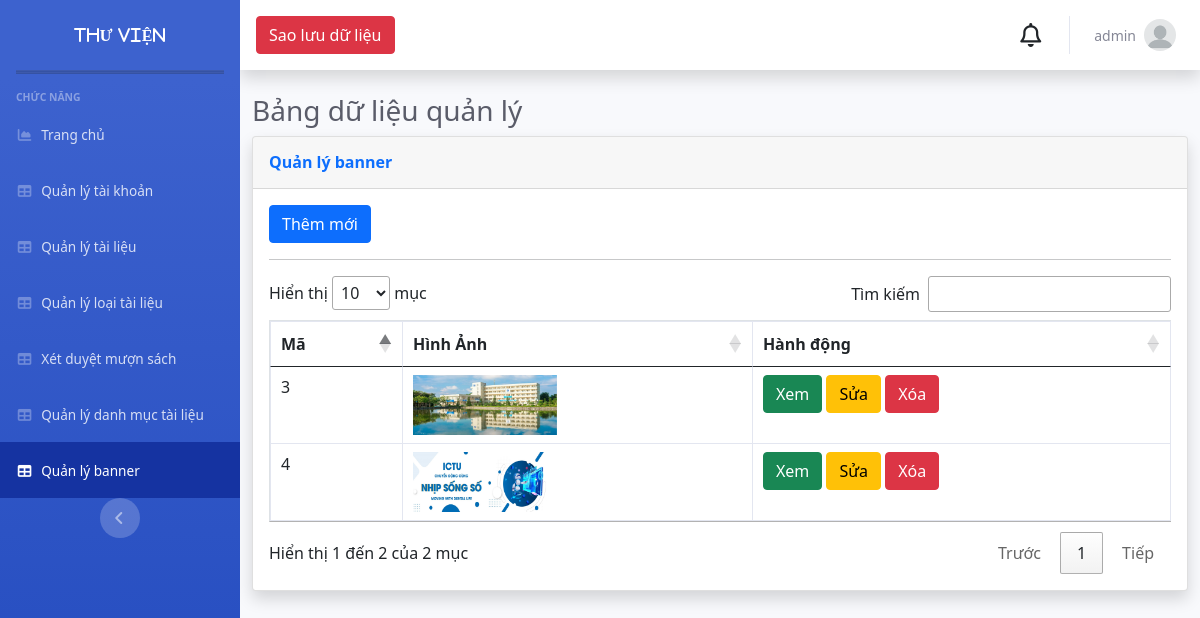
The page /Admin/index.php?mod=banner (signed in) on the database its author committed.
### tables this page shows
CREATE TABLE `banner` (
  `Id` int NOT NULL,
  `HinhAnh` varchar(255) DEFAULT NULL
);

### Admin/MVC/controllers/BannerController.php (called while the page is built, shortened)
<?php
class BannerController
{
	var $banner_model;
	function __construct()
	{
		$this->banner_model = new Banner();
	}
	public function list()
	{
		$data = $this->banner_model->All();
		require_once("MVC/Views/Admin/index.php");
	}
}

### Admin/MVC/Models/connection.php (called while the page is built, shortened)
<?php
class Connection
{
    function __construct()
    {
        $severname = "localhost";
        $username = "root";
        $password = "";
        $db_name = "thuvien";
        $this->conn = new mysqli($severname, $username, $password, $db_name);
    }
}

### Admin/MVC/Models/model.php (called while the page is built, shortened)
<?php
require_once("connection.php");
class Model
{
    var $table;
    var $contens;
    function __construct()
    {
        $conn_obj = new Connection();
        $this->conn = $conn_obj->conn;
    }
    function All()
    {
        $query = "select * from $this->table ORDER BY $this->contens DESC ";
        require("result.php");
        return $data;
    }
}

### Admin/MVC/Models/result.php (called while the page is built)
<?php
$result = $this->conn->query($query);
$data = array();
while ($row = $result->fetch_assoc()) {
    $data[] = $row;
}
?>

### Admin/MVC/Views/banner/list.php (the view, shortened to what this page needs)
<a href="?mod=banner&act=add" type="button" class="btn btn-primary">Thêm mới</a>
<hr>
<table class="table table-bordered" id="dataTable" width="100%" cellspacing="0">
  <thead>
    <tr>
      <th scope="col">Mã</th>
      <th scope="col">Hình Ảnh</th>
      <th scope="col">Hành động</th>
    </tr>
  </thead>
  <tbody>
    <?php foreach ($data as $row) { ?>
      <tr>
        <td><?= $row['Id'] ?></td>
        <td>
          <img src="../public/<?= $row['HinhAnh'] ?>" height="60px" >
        </td>
        <td>
          <a href="?mod=banner&act=detail&id=<?= $row['Id'] ?>" class="btn btn-success">Xem</a>
          <?php if (isset($_SESSION['isLogin_Admin']) && $_SESSION['isLogin_Admin'] == true ||isset($_SESSION['isLogin_AdminTong']) && $_SESSION['isLogin_AdminTong'] == true) { ?>
          <a href="?mod=banner&act=edit&id=<?= $row['Id'] ?>" class="btn btn-warning">Sửa</a>
          <a href="?mod=banner&act=delete&id=<?= $row['Id'] ?>" onclick="return confirm('Bạn có thật sự muốn xóa ?');" type="button" class="btn btn-danger">Xóa</a>
          <?php }?>
        </td>
      </tr>
    <?php } ?>
</table>
<link rel="stylesheet" href="//cdn.datatables.net/1.11.2/css/jquery.dataTables.min.css">

### rows shown on the page
banner: Id "4", HinhAnh (picture)
banner: Id "3", HinhAnh (picture)

### other values the page prints
$_SESSION['login']['TaiKhoan'] "admin"
$mod "banner"
